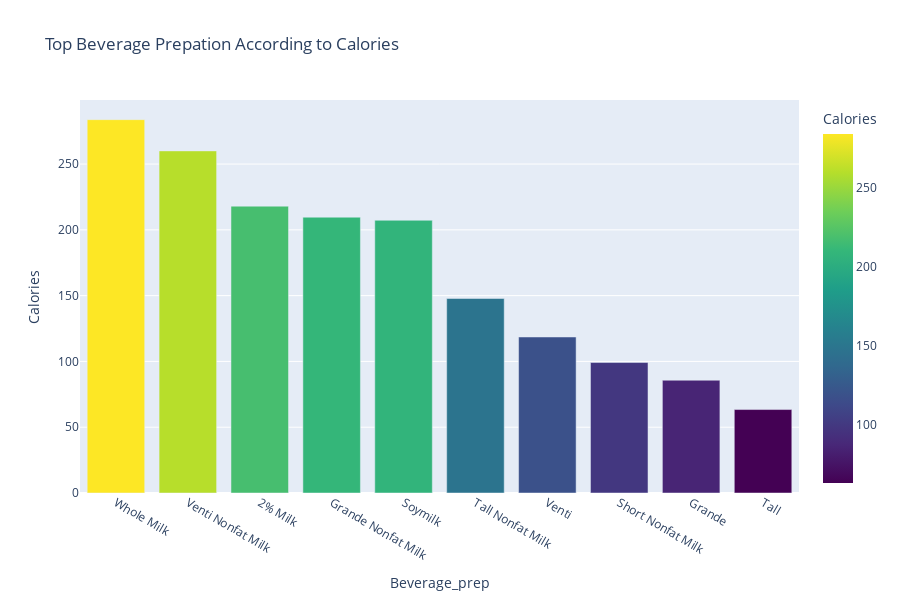

The code cell stored with this chart in its notebook:
### Code cell
#by drinks
topBeverage_prep = pd.DataFrame(
    df.groupby('Beverage_prep')['Calories'].mean().nlargest(10).sort_values(ascending = False))
fig2 = px.bar(topBeverage_prep, 
              x = topBeverage_prep.index, y = 'Calories', height = 600, 
              color = 'Calories',
              title = 'Top Beverage_Prepation According to Calories', 
              color_continuous_scale = px.colors.sequential.Viridis)
fig2.show()

### Figure 1 — Plotly figure (JSON) as saved in the notebook; plotly's stock layout.template omitted (floating-point values rounded to 4 significant figures)
{"data": [{"alignmentgroup": "True", "hovertemplate": "Beverage_prep=%{x}<br>Calories=%{marker.color}<extra></extra>", "legendgroup": "", "marker": {"color": [283.8, 260, 218, 209.6, 207.3, 147.8, 118.6, 99.17, 85.71, 63.43], "coloraxis": "coloraxis", "pattern": {"shape": ""}}, "name": "", "offsetgroup": "", "orientation": "v", "showlegend": false, "textposition": "auto", "type": "bar", "x": ["Whole Milk", "Venti Nonfat Milk", "2% Milk", "Grande Nonfat Milk", "Soymilk", "Tall Nonfat Milk", "Venti", "Short Nonfat Milk", "Grande", "Tall"], "xaxis": "x", "y": [283.8, 260, 218, 209.6, 207.3, 147.8, 118.6, 99.17, 85.71, 63.43], "yaxis": "y"}], "layout": {"barmode": "relative", "coloraxis": {"colorbar": {"title": {"text": "Calories"}}, "colorscale": [[0, "#440154"], [0.1111, "#482878"], [0.2222, "#3e4989"], [0.3333, "#31688e"], [0.4444, "#26828e"], [0.5556, "#1f9e89"], [0.6667, "#35b779"], [0.7778, "#6ece58"], [0.8889, "#b5de2b"], [1, "#fde725"]]}, "height": 600, "legend": {"tracegroupgap": 0}, "title": {"text": "Top Beverage Prepation According to Calories"}, "xaxis": {"anchor": "y", "domain": [0, 1], "title": {"text": "Beverage_prep"}}, "yaxis": {"anchor": "x", "domain": [0, 1], "title": {"text": "Calories"}}}}
